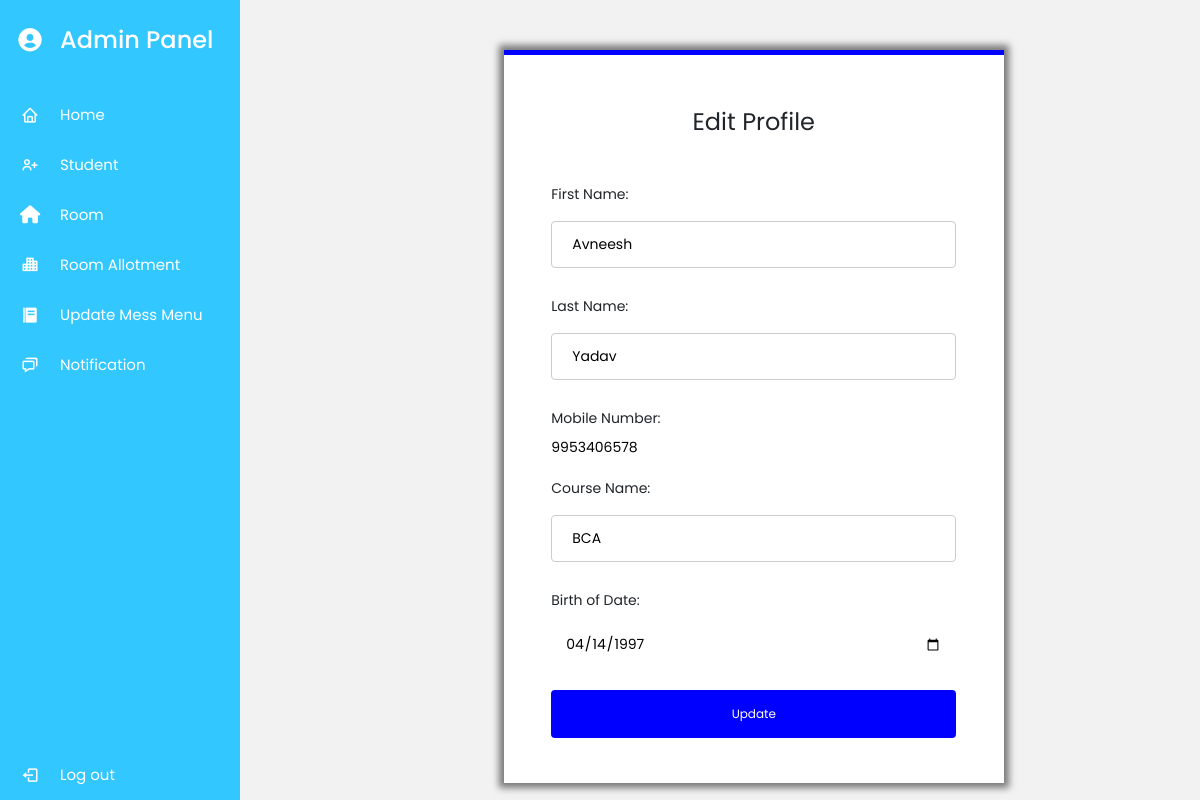
The app's page /adminedit/2 (signed in), older data.
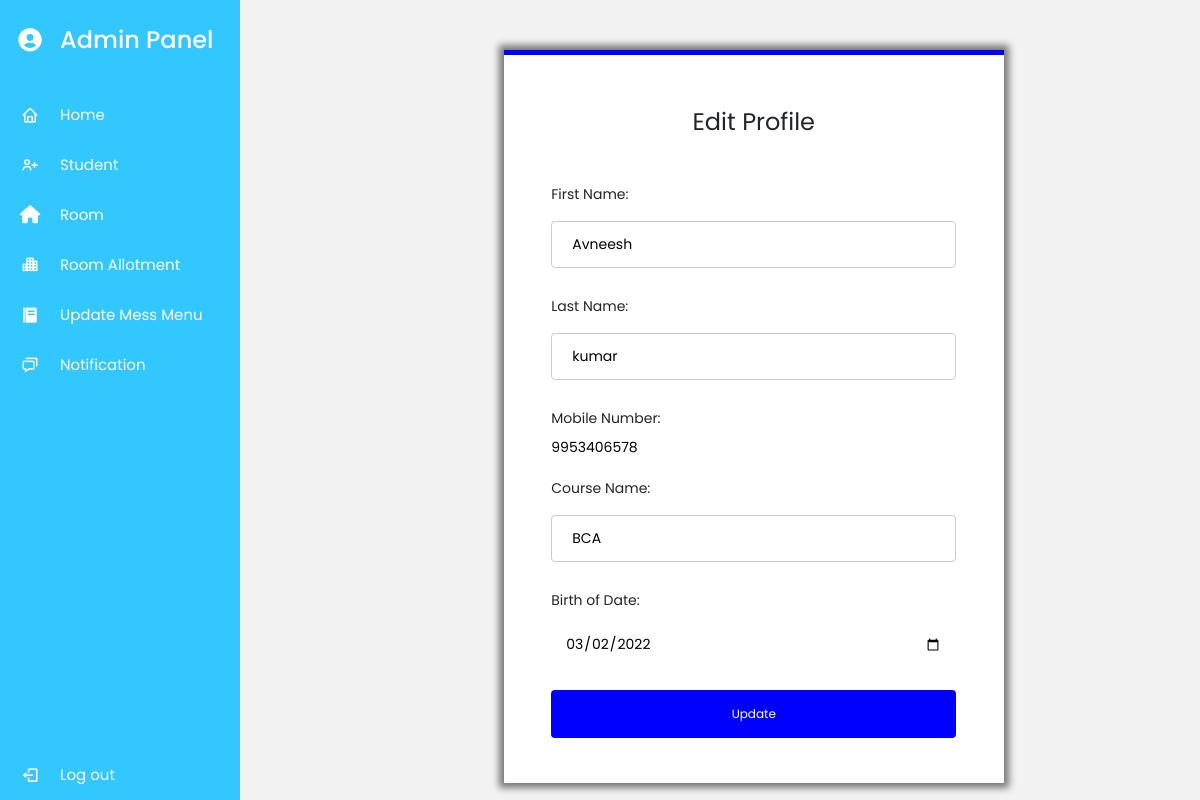
The same page, newer data.
### myapp/models.py (models this page shows, shortened)
class Student(models.Model):
    user = models.OneToOneField(User,on_delete=models.CASCADE,null=True)
    First_Name = models.CharField(max_length=50,null=False)
    Last_Name = models.CharField(max_length=50,null=False)
    Dob = models.DateField(auto_now=False,null=True)
    Contact = models.CharField(max_length=15,null=False)
    Aadhar_no = models.ImageField(upload_to="img/")
    Course = models.CharField(max_length=20)
    Gender = models.CharField(choices=gender,max_length=15)

### myapp/views.py (the view)
# urls.py: path('adminedit/<int:id>',views.Adminedit,name='adminedit'),
def Adminedit(request, id):
    if request.user.is_superuser:
        data = Student.objects.filter(id=id)
        return render(request, 'adminedit.html', {'key2': data})

### myapp/templates/adminedit.html (shortened to what this page needs)
{% extends 'admindash.html' %}
{% block content %}
    <div class="container">
    <center><h2>Edit Profile</h2></center>
    {% for i in key2 %}
    <form action="" method="post" enctype="multipart/form-data">
        <div class="input-name">
            <label for="">First Name:</label>
            <input type="text" placeholder="First Name" class="name" name="fname" value="{{i.First_Name}}">
            </div>
            <div class="input-name">
                <label for="">Last Name:</label>
            <input type="text" placeholder="Last Name" class="name" name="lname " value="{{i.Last_Name}}">
        </div>
            <div class="input-name">
                <label for="">Mobile Number:</label>
                <input type="number" placeholder="Contact" required class="" name="contact" value="{{i.Contact}}">
            </div>
            <div class="input-name">
                <label for="">Course Name:</label>
                <input type="text" placeholder="Course" required class="name" name="course" value="{{i.Course}}">
            </div>
            <div class="input-name">
                <label for="">Birth of Date:</label>
                <input type="date" placeholder="Date of Birth" required class="text-name" name="dob" value="{{i.Dob|date:"Y-m-d"}}" >
            </div>
            <div class="input-name">
                <input type="submit" class="button" value="Update">
            </div>
        </div>
    {% endfor %}
    {% endblock content %}

Row changes from the older to the newer data that the page shows:
changed Student "Avneesh": Last_Name "Yadav" → "kumar"; dob "04/14/1997" → "03/02/2022"
